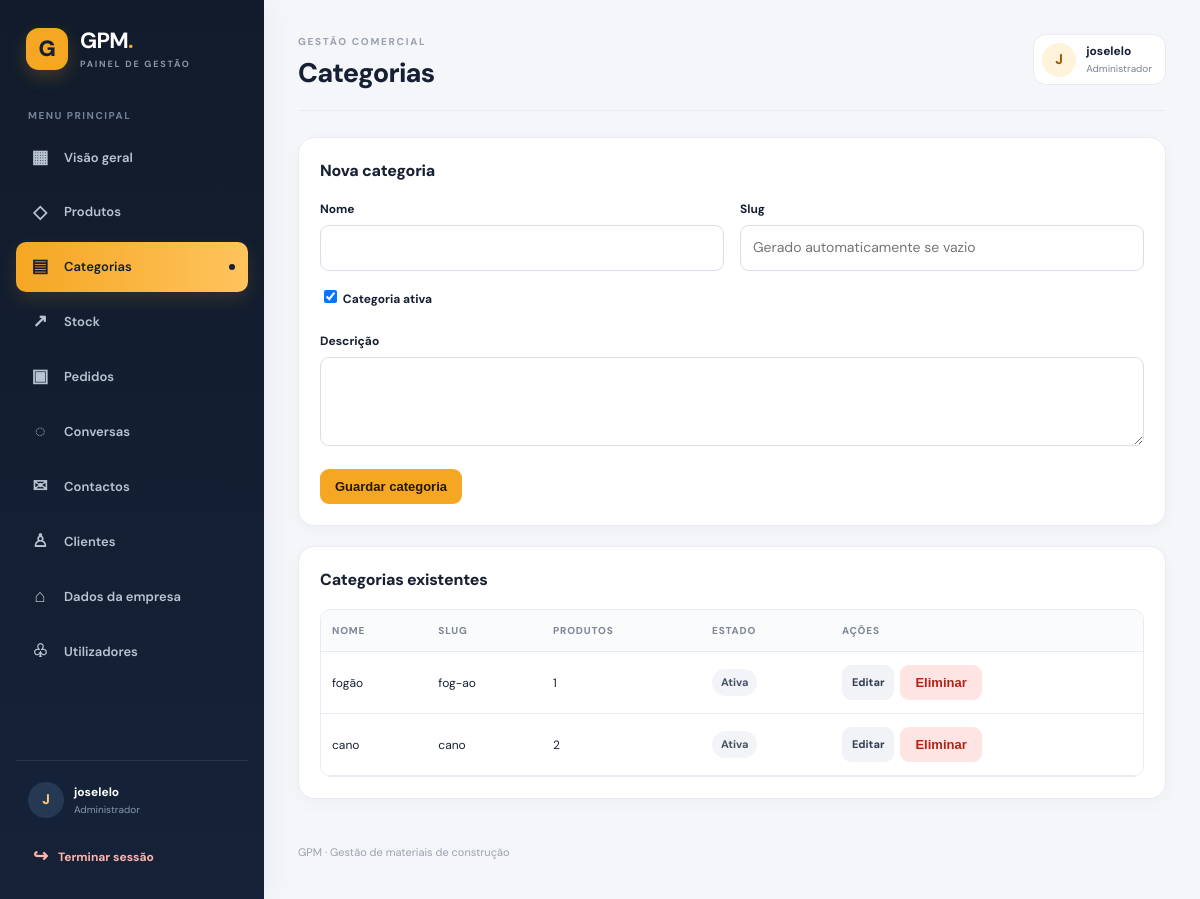
The page /gpm2/admin/categories.php (signed in) on the database its author committed.
### tables this page shows
CREATE TABLE `categories` (
  `id` bigint(20) UNSIGNED NOT NULL,
  `name` varchar(120) NOT NULL,
  `slug` varchar(150) NOT NULL,
  `description` text DEFAULT NULL,
  `image` varchar(255) DEFAULT NULL,
  `active` tinyint(1) NOT NULL DEFAULT 1,
  `created_at` timestamp NOT NULL DEFAULT current_timestamp(),
  `updated_at` timestamp NOT NULL DEFAULT current_timestamp() ON UPDATE current_timestamp()
);

### gpm2/admin/categories.php (the view, shortened to what this page needs)
<?php
require_once __DIR__ . '/../app/bootstrap.php';
$pdo = db();
$edit = null;
$rows = $pdo->query(
    'SELECT c.*, COUNT(p.id) AS product_count
     FROM categories c LEFT JOIN products p ON p.category_id = c.id
     GROUP BY c.id ORDER BY c.id DESC'
)->fetchAll(PDO::FETCH_ASSOC);
?>
<section class="panel">
    <h2><?= $edit ? 'Editar categoria' : 'Nova categoria' ?></h2>
    <form method="post">
        <div class="form-grid">
            <div class="field"><label for="name">Nome</label><input id="name" name="name" required value="<?= e($edit['name'] ?? '') ?>"></div>
            <div class="field"><label for="slug">Slug</label><input id="slug" name="slug" value="<?= e($edit['slug'] ?? '') ?>" placeholder="Gerado automaticamente se vazio"></div>
            <div class="field"><label><input style="width:auto" type="checkbox" name="active" value="1"<?= (int)($edit['active'] ?? 1) === 1 ? ' checked' : '' ?>> Categoria ativa</label></div>
        </div>
        <div class="field"><label for="description">Descrição</label><textarea id="description" name="description" rows="3"><?= e($edit['description'] ?? '') ?></textarea></div>
        <div class="form-actions"><button type="submit">Guardar categoria</button><?php if ($edit): ?><a class="btn secondary" href="categories.php">Cancelar</a><?php endif; ?></div>
    </form>
</section>
<section class="panel">
    <h2>Categorias existentes</h2>
    <div class="table-wrap"><table><thead><tr><th>Nome</th><th>Slug</th><th>Produtos</th><th>Estado</th><th>Ações</th></tr></thead><tbody>
    <?php foreach ($rows as $row): ?>
        <tr><td><?= e($row['name']) ?></td><td><?= e($row['slug']) ?></td><td><?= (int)$row['product_count'] ?></td><td><span class="badge"><?= (int)$row['active'] ? 'Ativa' : 'Inativa' ?></span></td><td><div class="actions"><a class="btn small secondary" href="categories.php?edit=<?= (int)$row['id'] ?>">Editar</a><form method="post" onsubmit="return confirm('Eliminar ou desativar esta categoria?')"><?= csrf_field() ?><input type="hidden" name="action" value="delete"><input type="hidden" name="id" value="<?= (int)$row['id'] ?>"><button class="danger small" type="submit">Eliminar</button></form></div></td></tr>
    <?php endforeach; ?>
    </tbody></table></div>
</section>

### gpm2/admin/assets/css/admin.css (style rules this page uses)
:root { --ink:#172033;--muted:#7b8496;--line:#e8ebf1;--bg:#f4f6fa;--accent:#f5a623;--accent-soft:#fff3dc;--nav:#111b2b;--nav-soft:#1a2940;--white:#fff;--danger:#d92d20;--success:#067647 }
* { box-sizing:border-box }
html { min-height:100%;background:var(--bg) }
body { margin:0;background:var(--bg);color:var(--ink);font:14px/1.55 "DM Sans",Arial,Helvetica,sans-serif }
.admin-body { min-height:100vh }
.stat,.panel { background:#fff;border:1px solid var(--line);border-radius:16px;padding:21px;box-shadow:0 5px 18px #10182808 }
.panel { margin-bottom:20px }
.panel h2 { font-size:16px;font-weight:800;letter-spacing:-.2px;margin:0 0 16px }
.btn,button { display:inline-flex;align-items:center;justify-content:center;gap:7px;background:var(--accent);color:#241800;border:0;border-radius:9px;padding:10px 15px;font-weight:800;text-decoration:none;cursor:pointer;font-size:13px;transition:transform .15s,filter .15s }
.btn.secondary,button.secondary { background:#f1f3f7;color:#344054 }
.btn.danger,button.danger { background:#fee4e2;color:#b42318 }
.btn.small { padding:7px 10px;font-size:11px }
input,select,textarea { width:100%;padding:11px 12px;border:1px solid #d9dee8;border-radius:9px;font:inherit;background:#fff;color:var(--ink);outline:none;transition:border .15s,box-shadow .15s }
label { display:block;font-weight:700;font-size:12px;margin:0 0 7px }
.field { margin-bottom:16px }
.form-grid { display:grid;grid-template-columns:repeat(2,minmax(0,1fr));gap:0 16px }
.form-actions { display:flex;gap:8px;align-items:center }
table { width:100%;border-collapse:collapse;background:#fff }
th,td { text-align:left;padding:13px 11px;border-bottom:1px solid var(--line);vertical-align:middle }
th { color:#7d8798;font-size:10px;text-transform:uppercase;letter-spacing:.8px;background:#fafbfc;font-weight:800 }
td { font-size:12px }
.table-wrap { overflow-x:auto;border:1px solid var(--line);border-radius:11px }
.badge { display:inline-flex;align-items:center;padding:5px 9px;border-radius:30px;background:#f2f4f7;color:#475467;font-size:11px;font-weight:700 }
.actions { display:flex;gap:6px;flex-wrap:wrap }

### rows shown on the page
categories: name "fogão", slug "fog-ao", product_count "1", active "Ativa"
categories: name "cano", slug "cano", product_count "2", active "Ativa"

### other values the page prints
$item['icon'] "▦"
$item['label'] "Visão geral"
$item['icon'] "◇"
$item['label'] "Produtos"
$item['icon'] "▤"
$item['label'] "Categorias"
$item['icon'] "↗"
$item['label'] "Stock"
$item['icon'] "▣"
$item['label'] "Pedidos"
$item['icon'] "◌"
$item['label'] "Conversas"
$item['icon'] "✉"
$item['label'] "Contactos"
$item['icon'] "♙"
